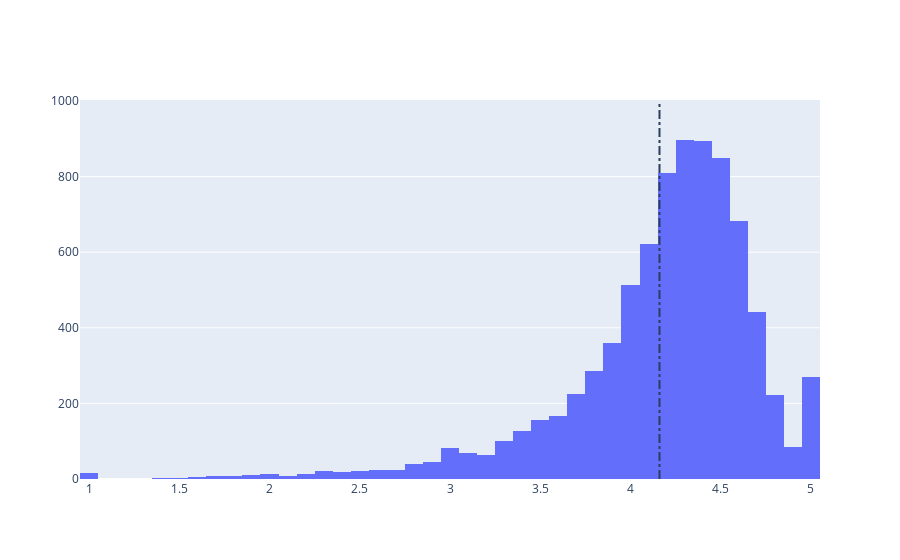

Notebook cell for this chart:
### Code cell
data = [go.Histogram(
        x = df['Rating']
)]

# Vertical dashed line to indicate the average app rating
layout = {'shapes': [{
              'type' :'line',
              'x0': avg,
              'y0': 0,
              'x1': avg,
              'y1': 1000,
              'line': { 'dash': 'dashdot'}
          }]
          }

plotly.offline.iplot({'data': data, 'layout': layout})

### Figure 1 — Plotly figure (JSON) as saved in the notebook; plotly's stock layout.template omitted (floating-point values rounded to 4 significant figures; data arrays with more than 128 entries replaced by an {"elided": "..."} marker saying what was removed)
{"data": [{"type": "histogram", "x": {"elided": "9659 float values"}}], "layout": {"shapes": [{"line": {"dash": "dashdot"}, "type": "line", "x0": 4.161, "x1": 4.161, "y0": 0, "y1": 1000}]}}
